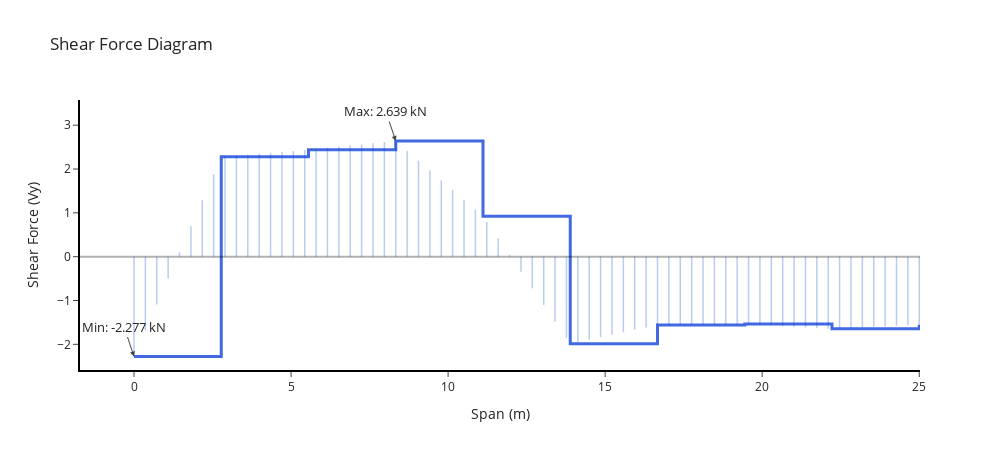

The cell this chart's notebook holds for it:
### Code cell
import plotly.graph_objects as go
import numpy as np

# Convert to numpy arrays
x = np.array(x_positions)     # span coordinates
Vy = np.array(Vy_plot)        # shear values (sign-consistent)

fig = go.Figure()

# Plotting the shear force diagram (Vy) along the central elements
fig.add_trace(go.Scatter(
    x=x,
    y=Vy,
    mode="lines",
    line=dict(
        color="royalblue",
        width=3,
        shape="hv"   
    ),
    name="Shear Force"
))

# Adding vertical lines for each point to enhance visibility
x_dense = np.linspace(x.min(), x.max(), 70)
Vy_dense = np.interp(x_dense, x, Vy)

for xi, yi in zip(x_dense, Vy_dense):
    fig.add_shape(
        type="line",
        x0=xi, x1=xi,
        y0=0, y1=yi,
        line=dict(
            color="rgba(0, 70, 200, 0.9)",  
            width=1.5
        )
    )


fig.add_hline(
    y=0,
    line=dict(color="black", width=2)
)


Vy_max = Vy.max()
Vy_min = Vy.min()

fig.add_annotation(
    x=x[np.argmax(Vy)],
    y=Vy_max,
    text=f"Max: {Vy_max:.3f} kN",
    showarrow=True,
    arrowhead=2,
    font=dict(size=13),
    align="center"
)

fig.add_annotation(
    x=x[np.argmin(Vy)],
    y=Vy_min,
    text=f"Min: {Vy_min:.3f} kN",
    showarrow=True,
    arrowhead=2,
    font=dict(size=13),
    align="center"
)


fig.update_layout(
    template="simple_white",
    title="Shear Force Diagram",
    xaxis_title="Span (m)",
    yaxis_title="Shear Force (Vy)",
    height=450,
    width=1000,
    showlegend=False
)

fig.update_xaxes(
    showgrid=False,
    zeroline=False,
    showline=True,
    linewidth=2,
    linecolor="black"
)

fig.update_yaxes(
    showgrid=False,
    showline=True,
    linewidth=2,
    linecolor="black"
)

fig.show()

### Figure 1 — Plotly figure (JSON) as saved in the notebook; plotly's stock layout.template omitted (floating-point values rounded to 4 significant figures)
{"data": [{"line": {"color": "royalblue", "shape": "hv", "width": 3}, "mode": "lines", "name": "Shear Force", "type": "scatter", "x": [0.0, 2.778, 5.556, 8.333, 11.11, 13.89, 16.67, 19.44, 22.22, 25.0], "y": [-2.277, 2.277, 2.44, 2.639, 0.9198, -1.985, -1.559, -1.535, -1.647, -1.551]}], "layout": {"annotations": [{"align": "center", "arrowhead": 2, "font": {"size": 13}, "showarrow": true, "text": "Max: 2.639 kN", "x": 8.333, "y": 2.639}, {"align": "center", "arrowhead": 2, "font": {"size": 13}, "showarrow": true, "text": "Min: -2.277 kN", "x": 0, "y": -2.277}], "height": 450, "shapes": [{"line": {"color": "rgba(0, 70, 200, 0.9)", "width": 1.5}, "type": "line", "x0": 0, "x1": 0, "y0": 0, "y1": -2.277}, {"line": {"color": "rgba(0, 70, 200, 0.9)", "width": 1.5}, "type": "line", "x0": 0.3623, "x1": 0.3623, "y0": 0, "y1": -1.683}, {"line": {"color": "rgba(0, 70, 200, 0.9)", "width": 1.5}, "type": "line", "x0": 0.7246, "x1": 0.7246, "y0": 0, "y1": -1.089}, {"line": {"color": "rgba(0, 70, 200, 0.9)", "width": 1.5}, "type": "line", "x0": 1.087, "x1": 1.087, "y0": 0, "y1": -0.4951}, {"line": {"color": "rgba(0, 70, 200, 0.9)", "width": 1.5}, "type": "line", "x0": 1.449, "x1": 1.449, "y0": 0, "y1": 0.099}, {"line": {"color": "rgba(0, 70, 200, 0.9)", "width": 1.5}, "type": "line", "x0": 1.812, "x1": 1.812, "y0": 0, "y1": 0.6931}, {"line": {"color": "rgba(0, 70, 200, 0.9)", "width": 1.5}, "type": "line", "x0": 2.174, "x1": 2.174, "y0": 0, "y1": 1.287}, {"line": {"color": "rgba(0, 70, 200, 0.9)", "width": 1.5}, "type": "line", "x0": 2.536, "x1": 2.536, "y0": 0, "y1": 1.881}, {"line": {"color": "rgba(0, 70, 200, 0.9)", "width": 1.5}, "type": "line", "x0": 2.899, "x1": 2.899, "y0": 0, "y1": 2.285}, {"line": {"color": "rgba(0, 70, 200, 0.9)", "width": 1.5}, "type": "line", "x0": 3.261, "x1": 3.261, "y0": 0, "y1": 2.306}, {"line": {"color": "rgba(0, 70, 200, 0.9)", "width": 1.5}, "type": "line", "x0": 3.623, "x1": 3.623, "y0": 0, "y1": 2.327}, {"line": {"color": "rgba(0, 70, 200, 0.9)", "width": 1.5}, "type": "line", "x0": 3.986, "x1": 3.986, "y0": 0, "y1": 2.348}, {"line": {"color": "rgba(0, 70, 200, 0.9)", "width": 1.5}, "type": "line", "x0": 4.348, "x1": 4.348, "y0": 0, "y1": 2.369}, {"line": {"color": "rgba(0, 70, 200, 0.9)", "width": 1.5}, "type": "line", "x0": 4.71, "x1": 4.71, "y0": 0, "y1": 2.39}, {"line": {"color": "rgba(0, 70, 200, 0.9)", "width": 1.5}, "type": "line", "x0": 5.072, "x1": 5.072, "y0": 0, "y1": 2.411}, {"line": {"color": "rgba(0, 70, 200, 0.9)", "width": 1.5}, "type": "line", "x0": 5.435, "x1": 5.435, "y0": 0, "y1": 2.433}, {"line": {"color": "rgba(0, 70, 200, 0.9)", "width": 1.5}, "type": "line", "x0": 5.797, "x1": 5.797, "y0": 0, "y1": 2.457}, {"line": {"color": "rgba(0, 70, 200, 0.9)", "width": 1.5}, "type": "line", "x0": 6.159, "x1": 6.159, "y0": 0, "y1": 2.483}, {"line": {"color": "rgba(0, 70, 200, 0.9)", "width": 1.5}, "type": "line", "x0": 6.522, "x1": 6.522, "y0": 0, "y1": 2.509}, {"line": {"color": "rgba(0, 70, 200, 0.9)", "width": 1.5}, "type": "line", "x0": 6.884, "x1": 6.884, "y0": 0, "y1": 2.535}, {"line": {"color": "rgba(0, 70, 200, 0.9)", "width": 1.5}, "type": "line", "x0": 7.246, "x1": 7.246, "y0": 0, "y1": 2.561}, {"line": {"color": "rgba(0, 70, 200, 0.9)", "width": 1.5}, "type": "line", "x0": 7.609, "x1": 7.609, "y0": 0, "y1": 2.587}, {"line": {"color": "rgba(0, 70, 200, 0.9)", "width": 1.5}, "type": "line", "x0": 7.971, "x1": 7.971, "y0": 0, "y1": 2.613}, {"line": {"color": "rgba(0, 70, 200, 0.9)", "width": 1.5}, "type": "line", "x0": 8.333, "x1": 8.333, "y0": 0, "y1": 2.639}, {"line": {"color": "rgba(0, 70, 200, 0.9)", "width": 1.5}, "type": "line", "x0": 8.696, "x1": 8.696, "y0": 0, "y1": 2.415}, {"line": {"color": "rgba(0, 70, 200, 0.9)", "width": 1.5}, "type": "line", "x0": 9.058, "x1": 9.058, "y0": 0, "y1": 2.191}, {"line": {"color": "rgba(0, 70, 200, 0.9)", "width": 1.5}, "type": "line", "x0": 9.42, "x1": 9.42, "y0": 0, "y1": 1.966}, {"line": {"color": "rgba(0, 70, 200, 0.9)", "width": 1.5}, "type": "line", "x0": 9.783, "x1": 9.783, "y0": 0, "y1": 1.742}, {"line": {"color": "rgba(0, 70, 200, 0.9)", "width": 1.5}, "type": "line", "x0": 10.14, "x1": 10.14, "y0": 0, "y1": 1.518}, {"line": {"color": "rgba(0, 70, 200, 0.9)", "width": 1.5}, "type": "line", "x0": 10.51, "x1": 10.51, "y0": 0, "y1": 1.294}, {"line": {"color": "rgba(0, 70, 200, 0.9)", "width": 1.5}, "type": "line", "x0": 10.87, "x1": 10.87, "y0": 0, "y1": 1.069}, {"line": {"color": "rgba(0, 70, 200, 0.9)", "width": 1.5}, "type": "line", "x0": 11.23, "x1": 11.23, "y0": 0, "y1": 0.7935}, {"line": {"color": "rgba(0, 70, 200, 0.9)", "width": 1.5}, "type": "line", "x0": 11.59, "x1": 11.59, "y0": 0, "y1": 0.4146}, {"line": {"color": "rgba(0, 70, 200, 0.9)", "width": 1.5}, "type": "line", "x0": 11.96, "x1": 11.96, "y0": 0, "y1": 0.03572}, {"line": {"color": "rgba(0, 70, 200, 0.9)", "width": 1.5}, "type": "line", "x0": 12.32, "x1": 12.32, "y0": 0, "y1": -0.3432}, {"line": {"color": "rgba(0, 70, 200, 0.9)", "width": 1.5}, "type": "line", "x0": 12.68, "x1": 12.68, "y0": 0, "y1": -0.7221}, {"line": {"color": "rgba(0, 70, 200, 0.9)", "width": 1.5}, "type": "line", "x0": 13.04, "x1": 13.04, "y0": 0, "y1": -1.101}, {"line": {"color": "rgba(0, 70, 200, 0.9)", "width": 1.5}, "type": "line", "x0": 13.41, "x1": 13.41, "y0": 0, "y1": -1.48}, {"line": {"color": "rgba(0, 70, 200, 0.9)", "width": 1.5}, "type": "line", "x0": 13.77, "x1": 13.77, "y0": 0, "y1": -1.859}, {"line": {"color": "rgba(0, 70, 200, 0.9)", "width": 1.5}, "type": "line", "x0": 14.13, "x1": 14.13, "y0": 0, "y1": -1.948}, {"line": {"color": "rgba(0, 70, 200, 0.9)", "width": 1.5}, "type": "line", "x0": 14.49, "x1": 14.49, "y0": 0, "y1": -1.892}, {"line": {"color": "rgba(0, 70, 200, 0.9)", "width": 1.5}, "type": "line", "x0": 14.86, "x1": 14.86, "y0": 0, "y1": -1.837}, {"line": {"color": "rgba(0, 70, 200, 0.9)", "width": 1.5}, "type": "line", "x0": 15.22, "x1": 15.22, "y0": 0, "y1": -1.781}, {"line": {"color": "rgba(0, 70, 200, 0.9)", "width": 1.5}, "type": "line", "x0": 15.58, "x1": 15.58, "y0": 0, "y1": -1.726}, {"line": {"color": "rgba(0, 70, 200, 0.9)", "width": 1.5}, "type": "line", "x0": 15.94, "x1": 15.94, "y0": 0, "y1": -1.67}, {"line": {"color": "rgba(0, 70, 200, 0.9)", "width": 1.5}, "type": "line", "x0": 16.3, "x1": 16.3, "y0": 0, "y1": -1.614}, {"line": {"color": "rgba(0, 70, 200, 0.9)", "width": 1.5}, "type": "line", "x0": 16.67, "x1": 16.67, "y0": 0, "y1": -1.559}, {"line": {"color": "rgba(0, 70, 200, 0.9)", "width": 1.5}, "type": "line", "x0": 17.03, "x1": 17.03, "y0": 0, "y1": -1.556}, {"line": {"color": "rgba(0, 70, 200, 0.9)", "width": 1.5}, "type": "line", "x0": 17.39, "x1": 17.39, "y0": 0, "y1": -1.552}, {"line": {"color": "rgba(0, 70, 200, 0.9)", "width": 1.5}, "type": "line", "x0": 17.75, "x1": 17.75, "y0": 0, "y1": -1.549}, {"line": {"color": "rgba(0, 70, 200, 0.9)", "width": 1.5}, "type": "line", "x0": 18.12, "x1": 18.12, "y0": 0, "y1": -1.546}, {"line": {"color": "rgba(0, 70, 200, 0.9)", "width": 1.5}, "type": "line", "x0": 18.48, "x1": 18.48, "y0": 0, "y1": -1.543}, {"line": {"color": "rgba(0, 70, 200, 0.9)", "width": 1.5}, "type": "line", "x0": 18.84, "x1": 18.84, "y0": 0, "y1": -1.54}, {"line": {"color": "rgba(0, 70, 200, 0.9)", "width": 1.5}, "type": "line", "x0": 19.2, "x1": 19.2, "y0": 0, "y1": -1.537}, {"line": {"color": "rgba(0, 70, 200, 0.9)", "width": 1.5}, "type": "line", "x0": 19.57, "x1": 19.57, "y0": 0, "y1": -1.539}, {"line": {"color": "rgba(0, 70, 200, 0.9)", "width": 1.5}, "type": "line", "x0": 19.93, "x1": 19.93, "y0": 0, "y1": -1.554}, {"line": {"color": "rgba(0, 70, 200, 0.9)", "width": 1.5}, "type": "line", "x0": 20.29, "x1": 20.29, "y0": 0, "y1": -1.569}, {"line": {"color": "rgba(0, 70, 200, 0.9)", "width": 1.5}, "type": "line", "x0": 20.65, "x1": 20.65, "y0": 0, "y1": -1.583}, {"line": {"color": "rgba(0, 70, 200, 0.9)", "width": 1.5}, "type": "line", "x0": 21.01, "x1": 21.01, "y0": 0, "y1": -1.598}, {"line": {"color": "rgba(0, 70, 200, 0.9)", "width": 1.5}, "type": "line", "x0": 21.38, "x1": 21.38, "y0": 0, "y1": -1.613}, {"line": {"color": "rgba(0, 70, 200, 0.9)", "width": 1.5}, "type": "line", "x0": 21.74, "x1": 21.74, "y0": 0, "y1": -1.627}, {"line": {"color": "rgba(0, 70, 200, 0.9)", "width": 1.5}, "type": "line", "x0": 22.1, "x1": 22.1, "y0": 0, "y1": -1.642}, {"line": {"color": "rgba(0, 70, 200, 0.9)", "width": 1.5}, "type": "line", "x0": 22.46, "x1": 22.46, "y0": 0, "y1": -1.639}, {"line": {"color": "rgba(0, 70, 200, 0.9)", "width": 1.5}, "type": "line", "x0": 22.83, "x1": 22.83, "y0": 0, "y1": -1.626}, {"line": {"color": "rgba(0, 70, 200, 0.9)", "width": 1.5}, "type": "line", "x0": 23.19, "x1": 23.19, "y0": 0, "y1": -1.614}, {"line": {"color": "rgba(0, 70, 200, 0.9)", "width": 1.5}, "type": "line", "x0": 23.55, "x1": 23.55, "y0": 0, "y1": -1.601}, {"line": {"color": "rgba(0, 70, 200, 0.9)", "width": 1.5}, "type": "line", "x0": 23.91, "x1": 23.91, "y0": 0, "y1": -1.588}, {"line": {"color": "rgba(0, 70, 200, 0.9)", "width": 1.5}, "type": "line", "x0": 24.28, "x1": 24.28, "y0": 0, "y1": -1.576}, {"line": {"color": "rgba(0, 70, 200, 0.9)", "width": 1.5}, "type": "line", "x0": 24.64, "x1": 24.64, "y0": 0, "y1": -1.563}, {"line": {"color": "rgba(0, 70, 200, 0.9)", "width": 1.5}, "type": "line", "x0": 25, "x1": 25, "y0": 0, "y1": -1.551}, {"line": {"color": "black", "width": 2}, "type": "line", "x0": 0, "x1": 1, "xref": "x domain", "y0": 0, "y1": 0, "yref": "y"}], "showlegend": false, "title": {"text": "Shear Force Diagram"}, "width": 1000, "xaxis": {"linecolor": "black", "linewidth": 2, "showgrid": false, "showline": true, "title": {"text": "Span (m)"}, "zeroline": false}, "yaxis": {"linecolor": "black", "linewidth": 2, "showgrid": false, "showline": true, "title": {"text": "Shear Force (Vy)"}}}}
